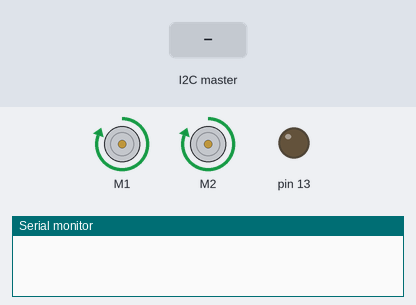
A sketch run on a simulated Arduino Uno, built with avr-gcc and run on an emulated ATmega328P. Parts: 2 × DC motor (green arrow = forward, orange = backward, longer = faster), output pins drawn as LEDs (lit = HIGH), the last lines printed to the serial monitor. The test bench sets the inputs (shaded band).

Above: at 0.1 s.
At 3.2 s:
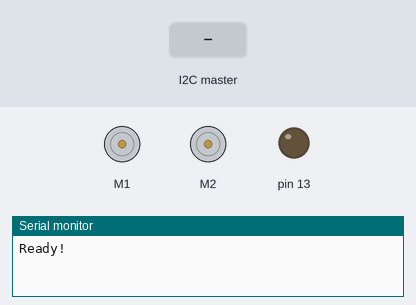
3.3 s: the I2C master sends the byte 1
At 4.7 s:
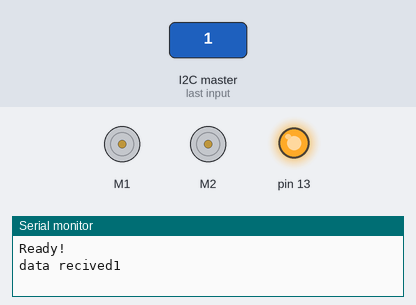
Timing chart, 0 to 6.3 s (numbered marks = the images above; inputs shaded):
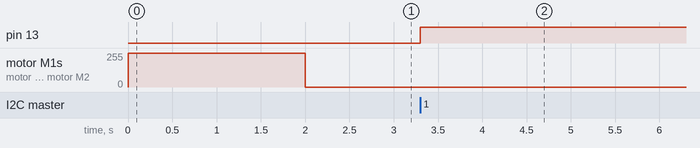

The sketch:

i2c_demo.ino
```cpp
/***********************************************************************
 * Exp2_DriveForward -- RedBot Experiment 2
 *
 * Drive forward and stop.
 *
 * Hardware setup:
 * The Power switch must be on, the motors must be connected, and the board must be receiving power
 * from the battery. The motor switch must also be switched to RUN.
 *
 * 23 Sept 2013 N. Seidle/M. Hord
 * 04 Oct 2014 B. Huang
 ***********************************************************************/
#include <Wire.h>
#include <RedBot.h>  // This line "includes" the RedBot library into your sketch.
// Provides special objects, methods, and functions for the RedBot.

#define SLAVE_ADDRESS 0x04
int number = 0;
int state = 0;

RedBotMotors motors; // Instantiate the motor control object. This only needs
// to be done once.

void setup()
{
  pinMode(13, OUTPUT);
  Serial.begin(9600);
  Wire.begin(SLAVE_ADDRESS);
  motors.drive(255);   // Turn on Left and right motors at full speed forward.
  delay(2000);         // Waits for 2 seconds
  motors.stop();       // Stops both motors
  Wire.onReceive(receiveData);
  Wire.onRequest(sendData);
  Serial.println("Ready!");
}

void loop()
{
  // Nothing here. We'll get to this in the next experiment.
  delay(100);
}

void receiveData(int byteCount){

  while(Wire.available()) {
    number = Wire.read();
    Serial.print("data recived");
    Serial.println(number);

    if (number == 1){
      if (state == 0){
        digitalWrite(13, HIGH); // set the LED on
        state = 1;
      }
      else{
        digitalWrite(13, LOW); // set the LED off
        state = 0;
      }
    }
  }
}

void sendData(){
  Wire.write(number);
}
```

Measured:
- after the input at 3.3 s, pin 13: LOW → HIGH at once
